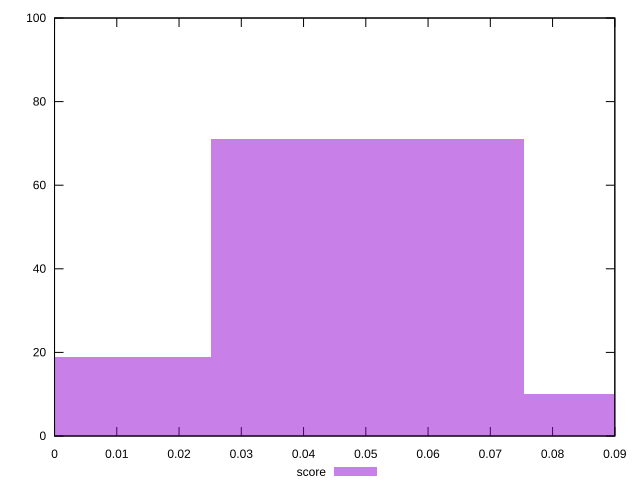

Source code (gnuplot):
reset

$score <<EOF
0 19
0.05030056680205032 71
0.10060113360410064 10
EOF

set key outside below
set boxwidth 0.05030056680205032
set xrange [0:0.09]
set yrange [0:100]
set trange [0:100]
set style fill transparent solid 0.5 noborder
set terminal svg size 640, 490 enhanced background rgb 'white'
set output "report_00011_2021-02-09T10:53:21.242Z/uses-http2/samples/pages+cached/score/histogram.svg"

plot $score title "score" with boxes

reset
